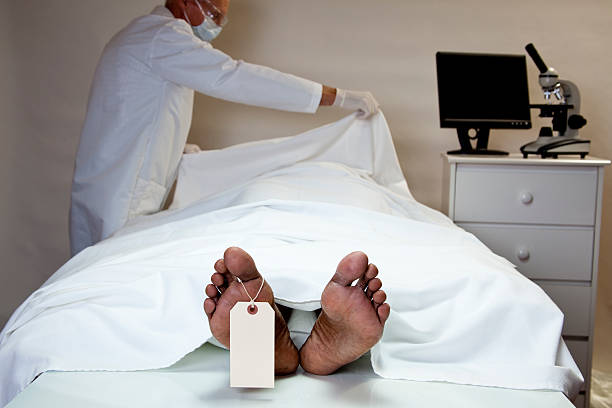
#> input picture backend/uploads/FT-C00B76B4.jpg, 612 x 408 px; its folder holds only this picture in this run
$ python -i ai_generation_detector_v3.py   (imports and definitions only)   (older library calls are emulated)
#> lines starting #> are read from the running program, lines starting #| are printed output that depends on the picture; after the words box and inside, x2 and y2 are one past the last pixel; in counts of white or black regions, pixels touching at a corner belong together
#> further down, picture is the input picture: shape (408, 612, 3); mean B, G, R 160.6, 162.3, 166.4
"""
FakeTrace - AI Generation Detection v3.0 (ADVANCED)
=====================================================
State-of-the-art detection for modern AI generators

NEW in v3.0:
1. Statistical Fingerprint Analysis - Deep statistical patterns
2. JPEG Forensics - Double compression & ghost detection
3. Chromatic Aberration Analysis - AI lacks real lens effects
4. Metadata Forensics - AI tools leave metadata traces
5. Semantic Consistency - AI makes semantic errors
6. Micro-Pattern Analysis - Sub-pixel level patterns
7. DCT Coefficient Analysis - AI has different DCT patterns
8. Benford's Law Analysis - Natural images follow Benford's law
9. Copy-Move Detection - AI sometimes repeats patterns
10. Photo Response Non-Uniformity - Camera sensor fingerprints
11. Radial Power Spectrum Signature - Diffusion 1/f slope deviations
12. CFA Pattern Consistency - Real cameras follow Bayer mosaics, AI does not

Total: 17 detection algorithms for maximum accuracy
"""

import cv2
import numpy as np
from typing import Dict, List, Tuple, Optional
from dataclasses import dataclass, asdict
from enum import Enum
from pathlib import Path
import struct
import os


class AIDetectionStatus(Enum):
    """AI detection confidence levels"""
    LIKELY_AI = "likely_ai"
    POSSIBLY_AI = "possibly_ai"
    UNCERTAIN = "uncertain"
    LIKELY_NATURAL = "likely_natural"


@dataclass
class AICheckResult:
    """Result from a single AI detection algorithm"""
    name: str
    display_name: str
    score: float
    status: str
    finding: str
    details: Dict
    category: str = "general"  # NEW: categorize checks

    @staticmethod
    def from_score(name: str, display_name: str, score: float,
                   details: Dict, finding_ai: str, finding_natural: str,
                   category: str = "general") -> 'AICheckResult':

        if score >= 55:
            status = AIDetectionStatus.LIKELY_AI.value
            finding = finding_ai
        elif score >= 40:
            status = AIDetectionStatus.POSSIBLY_AI.value
            finding = f"Possible indicators: {finding_ai}"
        elif score >= 28:
            status = AIDetectionStatus.UNCERTAIN.value
            finding = "Cannot reliably determine AI vs natural origin"
        else:
            status = AIDetectionStatus.LIKELY_NATURAL.value
            finding = finding_natural

        return AICheckResult(
            name=name,
            display_name=display_name,
            score=round(score, 1),
            status=status,
            finding=finding,
            details=details,
            category=category
        )


class AdvancedAIDetector:
    """
    Advanced AI Generation Detector v3.0

    Uses 17 sophisticated algorithms across 5 categories:
    - Visual Analysis (texture, color, edges)
    - Frequency Analysis (FFT, DCT, wavelets)
    - Statistical Analysis (Benford, chi-square)
    - Forensic Analysis (JPEG, metadata, PRNU)
    - Semantic Analysis (consistency, patterns)
    """

    VERSION = "3.0"

    def __init__(self):
        self.jpeg_quality_range = range(50, 100, 5)
        print("  ✅ Advanced AI Detector v3.0 initialized")
        print("     Categories: Visual, Frequency, Statistical, Forensic, Semantic")
        print("     Algorithms: 17 detection methods")
        print("     Optimized for: Gemini, GPT-4, DALL-E 3, Midjourney v6, SD XL")

    def analyze(self, image: np.ndarray, file_path: str = None) -> Dict:
        """Complete AI generation analysis."""

        result = {
            "version": self.VERSION,
            "status": "processing",
            "ai_checks": [],
            "categories": {},
            "summary": {
                "total_checks": 0,
                "likely_ai": 0,
                "possibly_ai": 0,
                "uncertain": 0,
                "likely_natural": 0
            },
            "ai_assessment": {},
            "errors": []
        }

        try:
            if image is None:
                result["errors"].append("Invalid image")
                return result

            h, w = image.shape[:2]
            gray = cv2.cvtColor(image, cv2.COLOR_BGR2GRAY)

            # ========== VISUAL ANALYSIS ==========
            visual_checks = [
                self._check_digital_art_signature(image, gray),
                self._check_gradient_perfection(image),
                self._check_edge_quality(gray),
                self._check_texture_analysis(image, gray),
                self._check_color_analysis(image),
            ]

            # ========== FREQUENCY ANALYSIS ==========
            frequency_checks = [
                self._check_frequency_artifacts(gray),
                self._check_dct_analysis(gray),
                self._check_wavelet_analysis(gray),
                self._check_radial_power_signature(gray),
            ]

            # ========== STATISTICAL ANALYSIS ==========
            statistical_checks = [
                self._check_benford_law(gray),
                self._check_chi_square(gray),
                self._check_entropy_analysis(image, gray),
            ]

            # ========== FORENSIC ANALYSIS ==========
            forensic_checks = [
                self._check_jpeg_forensics(image, file_path),
                self._check_prnu_absence(gray),
                self._check_cfa_pattern_consistency(image),
            ]

            # ========== SEMANTIC ANALYSIS ==========
            semantic_checks = [
                self._check_semantic_consistency(image, gray),
                self._check_infographic_patterns(image, gray),
            ]

            all_checks = visual_checks + frequency_checks + statistical_checks + forensic_checks + semantic_checks

            result["ai_checks"] = [asdict(c) for c in all_checks]

            # Categorize results
            result["categories"] = {
                "visual": {"checks": [asdict(c) for c in visual_checks],
                          "avg_score": np.mean([c.score for c in visual_checks])},
                "frequency": {"checks": [asdict(c) for c in frequency_checks],
                             "avg_score": np.mean([c.score for c in frequency_checks])},
                "statistical": {"checks": [asdict(c) for c in statistical_checks],
                               "avg_score": np.mean([c.score for c in statistical_checks])},
                "forensic": {"checks": [asdict(c) for c in forensic_checks],
                            "avg_score": np.mean([c.score for c in forensic_checks])},
                "semantic": {"checks": [asdict(c) for c in semantic_checks],
                            "avg_score": np.mean([c.score for c in semantic_checks])}
            }

            # Count results
            likely_ai = sum(1 for c in all_checks if c.status == AIDetectionStatus.LIKELY_AI.value)
            possibly_ai = sum(1 for c in all_checks if c.status == AIDetectionStatus.POSSIBLY_AI.value)
            uncertain = sum(1 for c in all_checks if c.status == AIDetectionStatus.UNCERTAIN.value)
            likely_natural = sum(1 for c in all_checks if c.status == AIDetectionStatus.LIKELY_NATURAL.value)

            result["summary"] = {
                "total_checks": len(all_checks),
                "likely_ai": likely_ai,
                "possibly_ai": possibly_ai,
                "uncertain": uncertain,
                "likely_natural": likely_natural
            }

            result["ai_assessment"] = self._generate_assessment(
                all_checks, likely_ai, possibly_ai, likely_natural, result["categories"]
            )

            result["status"] = "completed"

        except Exception as e:
            result["errors"].append(str(e))
            result["status"] = "error"
            import traceback
            traceback.print_exc()

        return result

    # ==================== VISUAL ANALYSIS ====================

    def _check_digital_art_signature(self, image: np.ndarray, gray: np.ndarray) -> AICheckResult:
        """Detect AI digital art characteristics."""
        try:
            h, w = image.shape[:2]
            hsv = cv2.cvtColor(image, cv2.COLOR_BGR2HSV)
#> hsv: shape (408, 612, 3); mean H, S, V 63, 34.2, 172.5

            # Color quantization analysis
            colors_quantized = (image // 32) * 32
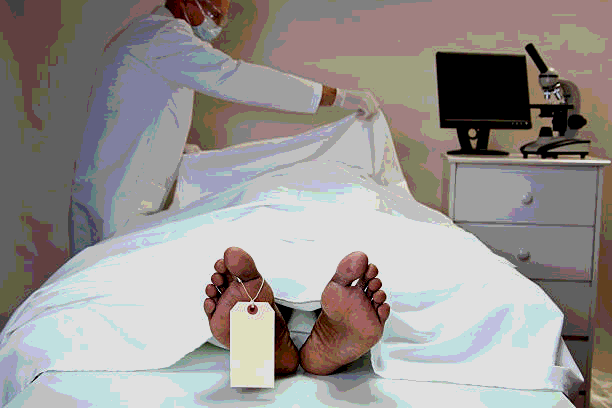
#> colors_quantized: shape (408, 612, 3); mean B, G, R 145.3, 147.4, 152.2
            unique_colors = len(np.unique(colors_quantized.reshape(-1, 3), axis=0))
#> unique_colors = 92
            color_simplicity = 1 - min(1, unique_colors / 600)
#> color_simplicity = 0.847

            # Gradient analysis
            gx = cv2.Sobel(gray, cv2.CV_64F, 1, 0, ksize=3)
            gy = cv2.Sobel(gray, cv2.CV_64F, 0, 1, ksize=3)
            gradient_mag = np.sqrt(gx**2 + gy**2)
            gradient_uniformity = 1 - min(1, np.std(gradient_mag) / 60)
#> gradient_uniformity = 0

            # Saturation analysis
            saturation = hsv[:, :, 1]
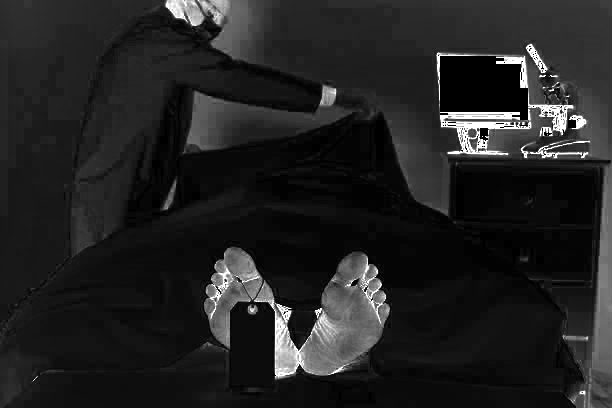
#> saturation: shape (408, 612); min 0, max 255, mean 34.2
            high_sat_ratio = np.sum(saturation > 180) / saturation.size
#> high_sat_ratio = 0.0217

            # Edge sparsity
            edges = cv2.Canny(gray, 50, 150)
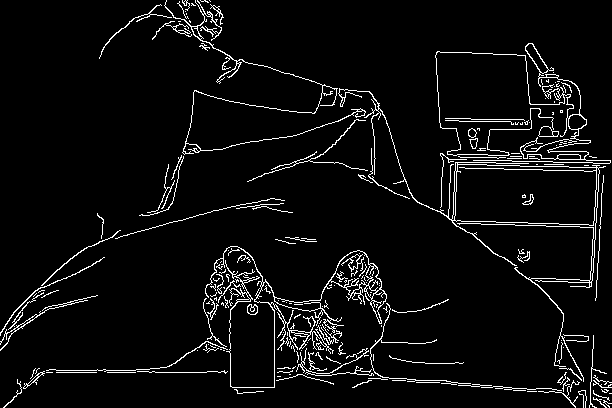
#> edges: shape (408, 612); 5.1% white in thin lines or dots
            edge_density = np.sum(edges > 0) / edges.size
#> edge_density = 0.0507

            score = 0
            if color_simplicity > 0.65:
                score += 22
            if gradient_uniformity > 0.75:
                score += 22
            if high_sat_ratio > 0.12:
                score += 18
            if edge_density < 0.06 and color_simplicity > 0.5:
                score += 18

            details = {
                "color_simplicity": round(float(color_simplicity), 3),
                "gradient_uniformity": round(float(gradient_uniformity), 3),
                "high_saturation_ratio": round(float(high_sat_ratio), 4),
                "edge_density": round(float(edge_density), 4)
            }
#> details = {'color_simplicity': 0.847, 'gradient_uniformity': 0, 'high_saturation_ratio': 0.0217, 'edge_density': 0.0507}

            return AICheckResult.from_score(
                "digital_art", "Digital Art Signature", min(100, score), details,
                "Image shows AI digital art characteristics",
                "Image appears photographic",
                category="visual"
            )
        except Exception as e:
            return self._error_result("digital_art", "Digital Art Signature", e, "visual")

    def _check_gradient_perfection(self, image: np.ndarray) -> AICheckResult:
        """Detect mathematically perfect gradients."""
        try:
            lab = cv2.cvtColor(image, cv2.COLOR_BGR2LAB)
#> lab: shape (408, 612, 3); mean of channels 0, 1, 2 169.1, 129.7, 129.8
            l_channel = lab[:, :, 0].astype(float)

            h_diff = np.abs(np.diff(l_channel, axis=1))
            v_diff = np.abs(np.diff(l_channel, axis=0))

            # Gradient histogram entropy
            h_hist, _ = np.histogram(h_diff.ravel(), bins=50, range=(0, 50))
#> h_hist = 50 values, max 125220 at index 0, min 81 at index 47, mean 4936.7
            h_entropy = -np.sum((h_hist / h_hist.sum() + 1e-10) *
                                np.log2(h_hist / h_hist.sum() + 1e-10))
#> h_entropy = 2.51

            # Smooth region ratio
            smooth_ratio = np.sum(h_diff < 2) / h_diff.size
#> smooth_ratio = 0.722

            # Gradient variance
            gradient_std = np.std(h_diff[h_diff > 0]) if np.any(h_diff > 0) else 0
#> gradient_std = 14.33

            score = 0
            if h_entropy < 3.5:
                score += 30
            elif h_entropy < 4.5:
                score += 18
            if smooth_ratio > 0.75:
                score += 28
            elif smooth_ratio > 0.55:
                score += 15
            if gradient_std < 2.5:
                score += 22

            details = {
                "gradient_entropy": round(float(h_entropy), 2),
                "smooth_ratio": round(float(smooth_ratio), 3),
                "gradient_std": round(float(gradient_std), 2)
            }
#> details = {'gradient_entropy': 2.51, 'smooth_ratio': 0.722, 'gradient_std': 14.33}

            return AICheckResult.from_score(
                "gradient_perfection", "Gradient Perfection", min(100, score), details,
                "Gradients appear mathematically perfect (AI-typical)",
                "Gradient patterns appear natural",
                category="visual"
            )
        except Exception as e:
            return self._error_result("gradient_perfection", "Gradient Perfection", e, "visual")

    def _check_edge_quality(self, gray: np.ndarray) -> AICheckResult:
        """Analyze edge characteristics."""
        try:
            edges_fine = cv2.Canny(gray, 100, 200)
#> edges_fine: shape (408, 612); 3.7% white in thin lines or dots
            edges_coarse = cv2.Canny(gray, 30, 80)
#> edges_coarse: shape (408, 612); 7.3% white in thin lines or dots

            # Edge sharpness
            laplacian = cv2.Laplacian(gray, cv2.CV_64F)
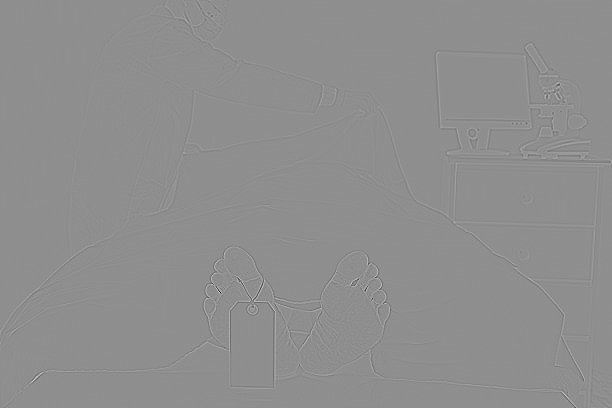
#> laplacian: shape (408, 612) float64; min -852, max 669, mean 0; drawn with min black and max white
            edge_sharpness = np.std(laplacian)
#> edge_sharpness = 22.31

            # Edge continuity
            kernel = np.ones((3, 3), np.uint8)
            edges_dilated = cv2.dilate(edges_fine, kernel, iterations=1)
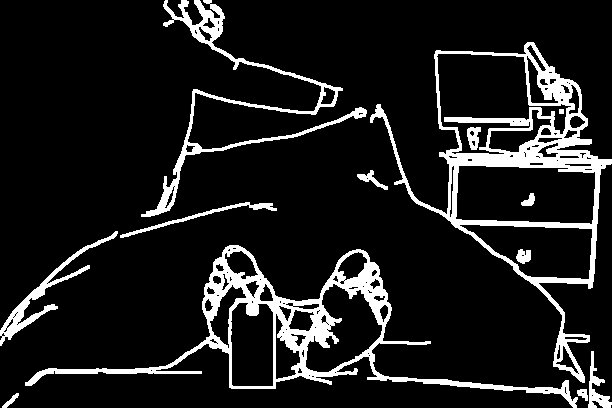
#> edges_dilated: shape (408, 612); 11.3% white; 13 white regions, largest, box (x1, y1, x2, y2) and area: (370, 42, 612, 383) 10738, (25, 245, 578, 408) 10033, (141, 0, 367, 217) 3970
            edge_continuity = np.sum(edges_dilated > 0) / (np.sum(edges_fine > 0) + 1)
#> edge_continuity = 3.02

            # Edge width variance
            dist = cv2.distanceTransform(255 - edges_fine, cv2.DIST_L2, 5)
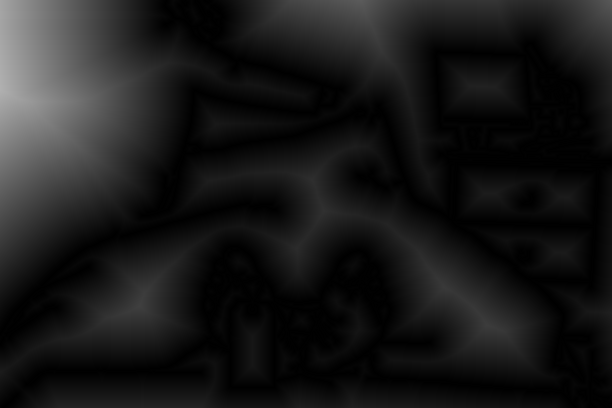
#> dist: shape (408, 612) float32; min 0, max 176.8, mean 25.8
            edge_width_var = np.std(dist[edges_coarse > 0]) if np.any(edges_coarse > 0) else 0
#> edge_width_var = 12.33

            score = 0
            if edge_sharpness > 55:
                score += 18
            if edge_continuity > 2.4:
                score += 28
            elif edge_continuity > 1.9:
                score += 15
            if edge_width_var < 1.8:
                score += 28
            elif edge_width_var < 2.8:
                score += 15

            details = {
                "edge_sharpness": round(float(edge_sharpness), 2),
                "edge_continuity": round(float(edge_continuity), 2),
                "edge_width_variance": round(float(edge_width_var), 2)
            }
#> details = {'edge_sharpness': 22.31, 'edge_continuity': 3.02, 'edge_width_variance': 12.33}

            return AICheckResult.from_score(
                "edge_quality", "Edge Quality Analysis", min(100, score), details,
                "Edges appear unnaturally clean",
                "Edge quality appears natural",
                category="visual"
            )
        except Exception as e:
            return self._error_result("edge_quality", "Edge Quality Analysis", e, "visual")

    def _check_texture_analysis(self, image: np.ndarray, gray: np.ndarray) -> AICheckResult:
        """Advanced texture pattern analysis."""
        try:
            h, w = gray.shape
#> h = 408; w = 612

            # LBP (Local Binary Pattern) analysis
            def compute_lbp(img):
                lbp = np.zeros_like(img, dtype=np.uint8)
                for i in range(8):
                    angle = 2 * np.pi * i / 8
                    dx, dy = int(round(np.cos(angle))), int(round(np.sin(angle)))
                    shifted = np.roll(np.roll(img, dy, axis=0), dx, axis=1)
                    lbp |= ((shifted >= img).astype(np.uint8) << i)
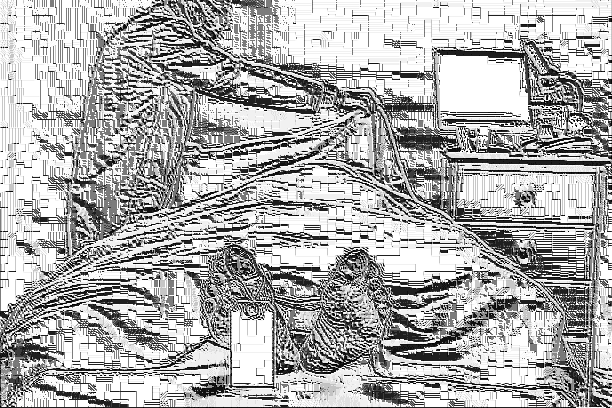
#> lbp: shape (408, 612); min 0, max 255, mean 174.3
                return lbp

            lbp = compute_lbp(gray)
            lbp_hist, _ = np.histogram(lbp.ravel(), bins=256, range=(0, 256))
#> lbp_hist = 256 values, max 74063 at index 255, min 1 at index 138, mean 975.4
            lbp_entropy = -np.sum((lbp_hist / lbp_hist.sum() + 1e-10) *
                                   np.log2(lbp_hist / lbp_hist.sum() + 1e-10))
#> lbp_entropy = 5.02
#> (the rest of the program and of its run is left out)
